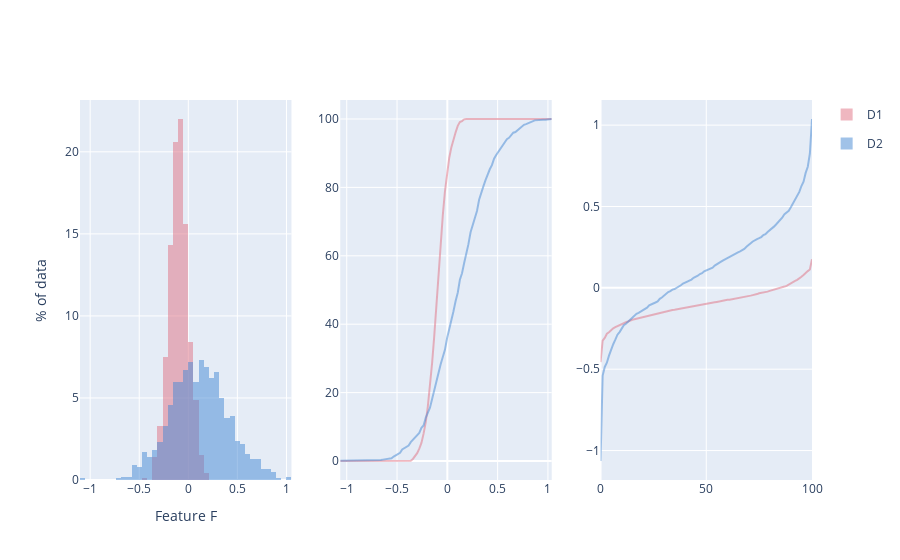

The notebook cell this image was saved under:
### Code cell
np.random.seed(1234)

f0 = np.random.normal(loc=-.1, scale=0.1, size=1000)
f1 = np.random.normal(loc=.1, scale=0.3, size=1000)

data_dict = {
    'D1': f0,
    'D2': f1,
}

fig = plot_histograms(data_dict, xaxis_title='Feature F', yaxis_title='% of data', nbins=40,
                     plot_hist=True, plot_cdf=True, plot_inv_cdf=True)
fig.show()
print(calc_wasserstein(data_dict, normalize=True))
